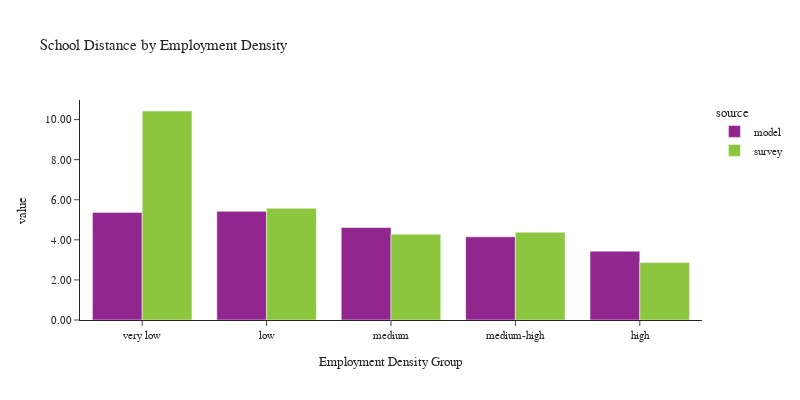

Notebook code for this chart:
### Code cell
plot_school_location(df_students, 'emp_density_group', 'Employment Density', 'Employment Density Group')

### Figure 1 — Plotly figure (JSON) as saved in the notebook; plotly's stock layout.template omitted (floating-point values rounded to 4 significant figures)
{"data": [{"alignmentgroup": "True", "customdata": [[16653], [12278], [27516], [24186], [16646]], "hovertemplate": "source=model<br>emp_density_group=%{x}<br>value=%{y}<br>sample count=%{customdata[0]}<extra></extra>", "legendgroup": "model", "marker": {"color": "#91268F", "pattern": {"shape": ""}}, "name": "model", "offsetgroup": "model", "orientation": "v", "showlegend": true, "textposition": "auto", "type": "bar", "x": ["very low", "low", "medium", "medium-high", "high"], "xaxis": "x", "y": [5.369, 5.42, 4.613, 4.148, 3.436], "yaxis": "y"}, {"alignmentgroup": "True", "customdata": [[133], [97], [185], [215], [263]], "hovertemplate": "source=survey<br>emp_density_group=%{x}<br>value=%{y}<br>sample count=%{customdata[0]}<extra></extra>", "legendgroup": "survey", "marker": {"color": "#8CC63E", "pattern": {"shape": ""}}, "name": "survey", "offsetgroup": "survey", "orientation": "v", "showlegend": true, "textposition": "auto", "type": "bar", "x": ["very low", "low", "medium", "medium-high", "high"], "xaxis": "x", "y": [10.43, 5.575, 4.284, 4.382, 2.864], "yaxis": "y"}], "layout": {"barmode": "group", "font": {"size": 11}, "height": 400, "legend": {"title": {"text": "source"}, "tracegroupgap": 0}, "title": {"text": "School Distance by Employment Density"}, "width": 800, "xaxis": {"anchor": "y", "domain": [0.0, 1.0], "title": {"text": "Employment Density Group"}}, "yaxis": {"anchor": "x", "domain": [0.0, 1.0], "tickformat": ".2f", "title": {"text": "value"}}}}
